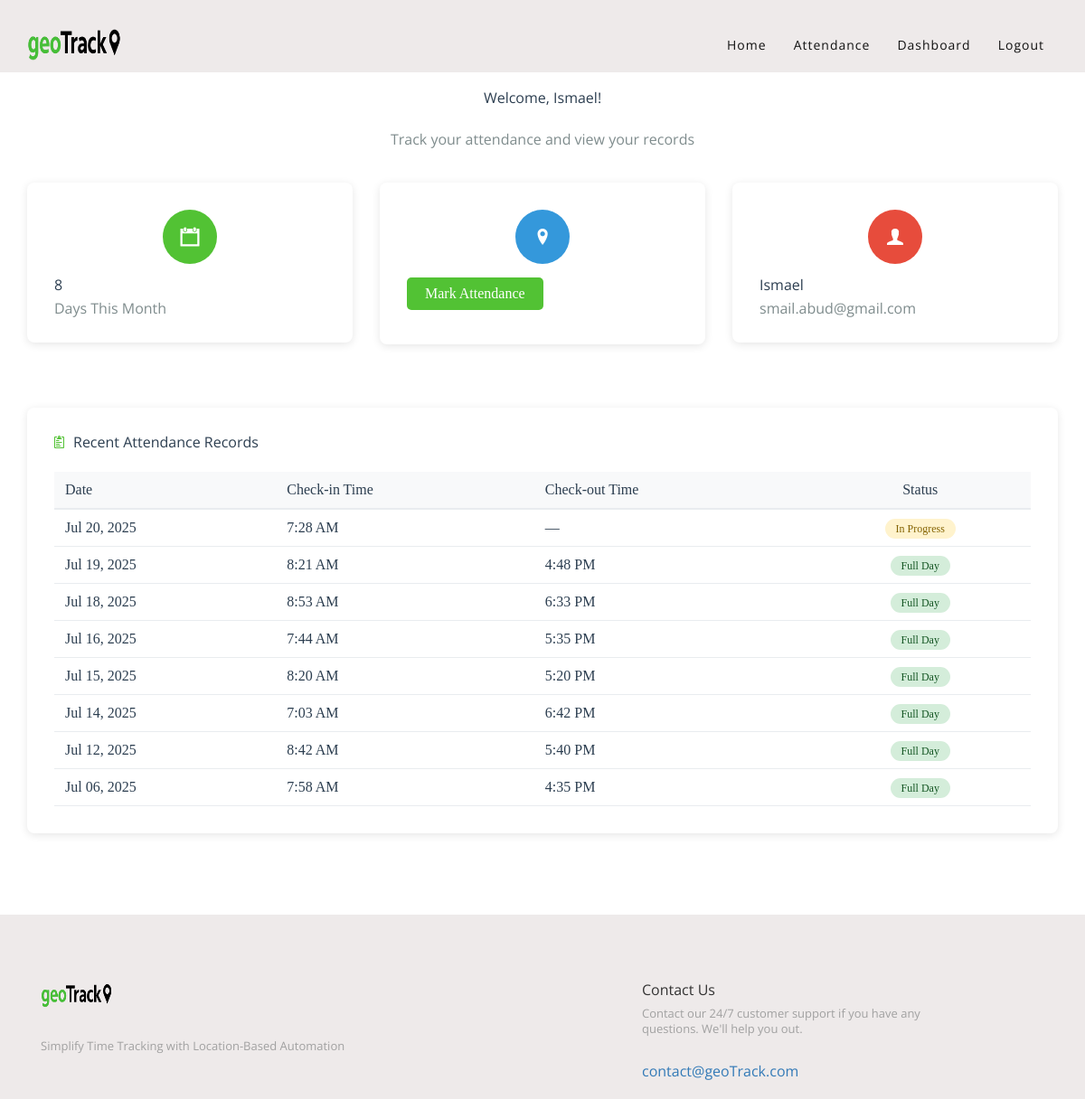
Page /dashboard/member/ (signed in) on the committed database.
### myapp/models.py (models this page shows, shortened)
class CustomUser(AbstractBaseUser, PermissionsMixin):
    CHOICES = (
        ("staff", "Staff"),
        ("member", "Member"),
    )
    DEPARTMENT_CHOICES = (
        ('communication', 'Communication'),
        ('creatives', 'Creatives'),
        ('tech_department', 'Tech Department'),
        ('community_experience', 'Community Experience'),
        ('youth_engagement', 'Youth Engagement'),
        ('heritage', 'Heritage'),
        ('admin', 'Admin'),
        ('finance', 'Finance'),
        ('entrepreneurship', 'Entrepreneurship'),
    )
    email = models.EmailField(max_length=255, unique=True, verbose_name=_("Email Address"))
    first_name = models.CharField(max_length=100, verbose_name=_("First Name"))
    last_name = models.CharField(max_length=100, verbose_name=_("Last Name"))
    is_staff = models.BooleanField(default=False)
    is_superuser = models.BooleanField(default=False)
    is_verified = models.BooleanField(default=False)
    is_active = models.BooleanField(default=True)
    date_joined = models.DateTimeField(auto_now_add=True)
    last_login = models.DateTimeField(auto_now=True)
    user_type = models.CharField(max_length=15 ,choices=CHOICES, default='member', db_index=True)
    department = models.CharField(max_length=25, choices=DEPARTMENT_CHOICES, null=True)
    USERNAME_FIELD = "email"
    REQUIRED_FIELDS = ["first_name", "last_name"]
    objects = UserManager()

class Attendance(models.Model):
    user = models.ForeignKey(CustomUser, on_delete=models.CASCADE)
    date = models.DateField()
    checkin_time = models.DateTimeField(null=True, blank=True)  # Store clock-in time
    checkout_time = models.DateTimeField(null=True, blank=True)  # Store clock-out time
    checkin_latitude = models.FloatField(null=True, blank=True)  # Latitude for clock-in location
    checkin_longitude = models.FloatField(null=True, blank=True)  # Longitude for clock-in location
    checkout_latitude = models.FloatField(null=True, blank=True)  # Latitude for clock-out location
    checkout_longitude = models.FloatField(null=True, blank=True)  # Longitude for clock-out location
    checkin_address = models.TextField(null=True, blank=True)
    checkout_address = models.TextField(null=True, blank=True)
    class Meta:
        unique_together = ("user", "date")
        ordering = ["-date"]

### myapp/views.py (the view)
# urls.py: path('dashboard/member/', MemberDashboardView.as_view(), name='member_dashboard'),
class MemberDashboardView(LoginRequiredMixin, TemplateView):
    template_name = "myapp/member_dashboard.html"
    def get_context_data(self, **kwargs):
        ctx = super().get_context_data(**kwargs)
        user = self.request.user
        ctx["attendance_records"] = Attendance.objects.filter(user=user).order_by("-date")
        today = timezone.localdate()
        first_of_month = today.replace(day=1)
        ctx["current_month_count"] = Attendance.objects.filter(
            user=user,
            date__gte=first_of_month,
            date__lte=today
        ).count()
        return ctx

### templates/myapp/member_dashboard.html (shortened to what this page needs)
{% extends './base.html' %}
{% load static %}
{% block content %}
<div class="container" style="margin-top: 100px; min-height: 500px;">
    <div class="row">
        <div class="col-md-12">
            <div class="text-center">
                <h2 style="color: #2c3e50; margin-bottom: 30px;">Welcome, {{ user.first_name|default:user.first_name}}!</h2>
                <p style="color: #7f8c8d; font-size: 16px;">Track your attendance and view your records</p>
            </div>
        </div>
    </div>
    <div class="row" style="margin-top: 40px;">
        <div class="col-md-4">
            <div style="background: white; padding: 30px; border-radius: 8px; box-shadow: 0 2px 10px rgba(0,0,0,0.1); text-center; margin-bottom: 20px;">
                <div style="background: #52c234; color: white; width: 60px; height: 60px; border-radius: 50%; display: flex; align-items: center; justify-content: center; margin: 0 auto 15px; font-size: 24px;">
                    <i class="ion-calendar"></i>
                </div>
                <h3 style="color: #2c3e50; margin-bottom: 10px;">{{ current_month_count }}</h3>
                <p style="color: #7f8c8d;">Days This Month</p>
            </div>
        </div>
        <div class="col-md-4">
            <div style="background: white; padding: 30px; border-radius: 8px; box-shadow: 0 2px 10px rgba(0,0,0,0.1); text-center; margin-bottom: 20px;">
                <div style="background: #3498db; color: white; width: 60px; height: 60px; border-radius: 50%; display: flex; align-items: center; justify-content: center; margin: 0 auto 15px; font-size: 24px;">
                    <i class="ion-location"></i>
                </div>
                <a href="{% url 'myapp:attendance' %}" style="background: #52c234; color: white; padding: 10px 20px; border-radius: 5px; text-decoration: none; display: inline-block; margin-bottom: 8px;">
                    Mark Attendance
                </a>
            </div>
        </div>
        <div class="col-md-4">
            <div style="background: white; padding: 30px; border-radius: 8px; box-shadow: 0 2px 10px rgba(0,0,0,0.1); text-center; margin-bottom: 20px;">
                <div style="background: #e74c3c; color: white; width: 60px; height: 60px; border-radius: 50%; display: flex; align-items: center; justify-content: center; margin: 0 auto 15px; font-size: 24px;">
                    <i class="ion-person"></i>
                </div>
                <h4 style="color: #2c3e50; margin-bottom: 10px;">{{ user.first_name }} </h4>
                <p style="color: #7f8c8d;">{{ user.email }}</p>
            </div>
        </div>
    </div>
    <div class="row" style="margin-top: 50px; margin-bottom: 90px;">
        <div class="col-md-12">
            <div style="background: white; padding: 30px; border-radius: 8px; box-shadow: 0 2px 10px rgba(0,0,0,0.1);">
                <h3 style="color: #2c3e50; margin-bottom: 25px; display: flex; align-items: center;">
                    <i class="ion-clipboard" style="margin-right: 10px; color: #52c234;"></i>
                    Recent Attendance Records
                </h3>
                {% if attendance_records %}
                    <div style="overflow-x: auto;">
                        <table style="width: 100%; border-collapse: collapse;">
                            <thead>
                                <tr style="background: #f8f9fa;">
                                    <th style="padding: 12px; text-align: left; color: #2c3e50; border-bottom: 2px solid #e9ecef;">Date</th>
                                    <th style="padding: 12px; text-align: left; color: #2c3e50; border-bottom: 2px solid #e9ecef;">Check-in Time</th>
                                    <th style="padding: 12px; text-align: left; color: #2c3e50; border-bottom: 2px solid #e9ecef;">Check-out Time</th>
                                    <th style="padding: 12px; text-align: center; color: #2c3e50; border-bottom: 2px solid #e9ecef;">Status</th>
                                </tr>
                            </thead>
                            <tbody>
                                {% for record in attendance_records|slice:":10" %}
                                <tr style="border-bottom: 1px solid #e9ecef;">
                                    <td style="padding: 12px; color: #2c3e50;">{{ record.date|date:"M d, Y" }}</td>
                                    <td style="padding: 12px; color: #2c3e50;">
                                        {% if record.checkin_time %}
                                            {{ record.checkin_time|time:"g:i A" }}
                                        {% else %}
                                            —
                                        {% endif %}
                                    </td>
                                    <td style="padding: 12px; color: #2c3e50;">
                                        {% if record.checkout_time %}
                                            {{ record.checkout_time|time:"g:i A" }}
                                        {% else %}
                                            —
                                        {% endif %}
                                    </td>
                                    <td style="padding: 12px; text-align: center;">
                                        {% if not record.checkin_time %}
                                            <span style="background: #f8d7da; color: #721c24; padding: 4px 12px; border-radius: 15px; font-size: 12px; font-weight: 500;">
                                                No Show
                                            </span>
                                        {% elif record.checkin_time and not record.checkout_time %}
                                            <span style="background: #fff3cd; color: #856404; padding: 4px 12px; border-radius: 15px; font-size: 12px; font-weight: 500;">
                                                In Progress
                                            </span>
                                        {% elif record.checkin_time and record.checkout_time %}
                                            <span style="background: #d4edda; color: #155724; padding: 4px 12px; border-radius: 15px; font-size: 12px; font-weight: 500;">
                                                Full Day
                                            </span>
                                        {% endif %}
                                    </td>
                                </tr>
                                {% endfor %}
                            </tbody>
                        </table>
                    </div>
                {% endif %}
            </div>
        </div>
    </div>
</div>
{% endblock %}

### templates/myapp/base.html (shortened to what this page needs)
{% load static %}
<!DOCTYPE html>
<html lang="en">
<head>
    <link href="{% static 'myapp/assets/css/bootstrap.min.css' %}" rel="stylesheet" type="text/css" media="all" />
    <link rel="stylesheet" href="{% static 'myapp/assets/css/animate.css' %}">
    <link rel="stylesheet" href="{% static 'myapp/assets/css/owl.carousel.css' %}">
    <link rel="stylesheet" href="{% static 'myapp/assets/css/owl.theme.css' %}">
    <link rel="stylesheet" href="{% static 'myapp/assets/css/ionicons.min.css' %}">
    <link href="{% static 'myapp/assets/css/style.css' %}" rel="stylesheet" type="text/css" media="all" />
</head>
<body>
    <div class="wrapper">
        <div class="container" >
            <nav class="navbar navbar-default navbar-fixed-top" style="background-color:rgb(238, 234, 234); ">
                <div class="container" >
                    <div class="navbar-header page-scroll" >
                        <a class="navbar-brand page-scroll" href="{% url 'myapp:home' %}" ><img src="{% static 'myapp/assets/images/geo.png' %}" width="105" height="40" alt="geoTrack" /></a>
                    </div>
                    <div class="collapse navbar-collapse navbar-right" id="bs-example-navbar-collapse-1">
                        <ul class="nav navbar-nav">
                            {% if user.is_authenticated %}
                                {% if user.user_type == "staff" %}
                                        <li><a class="page-scroll" href="{% url 'myapp:home' %}">Home</a></li>
                                        <li><a class="page-scroll" href="{% url 'myapp:staff_dashboard' %}">Dashboard</a></li>
                                {% elif user.user_type == "member" %}
                                        <li><a class="page-scroll" href="{% url 'myapp:home' %}">Home</a></li>
                                        <li><a class="page-scroll" href="{% url 'myapp:attendance' %}">Attendance</a></li>
                                        <li><a class="page-scroll" href="{% url 'myapp:member_dashboard' %}">Dashboard</a></li>
                                {% endif %}
                                <li><a class="page-scroll" href="{% url "myapp:logout" %}">Logout</a></li>
                            {% else %}
                                <li><a class="page-scroll" href="{% url 'myapp:home' %}">Home</a></li>
                                <li><a class="page-scroll" href="{% url 'myapp:register' %}">Sign Up</a></li>
                            {% endif %}
                        </ul>
                    </div>
                </div>
            </nav>
        </div>
        <div class="main app form" id="main">
            {% block content%}
            {% endblock %}
            <div class="footer" style="background-color:rgb(238, 234, 234)">
                <div class="container">
                    <div class="col-md-7"> <img src="{% static 'myapp/assets/images/geo.png' %}" width="80" height="30" alt="Image" />
                        <p> Simplify Time Tracking with Location-Based Automation </p>
                    </div>
                    <div class="col-md-5">
                        <h1>Contact Us</h1>
                        <p> Contact our 24/7 customer support if you have any <br class="hidden-xs"> questions. We'll help you out. </p>
                        <a href="mailto:support@gmail.com">contact@geoTrack.com</a>
                    </div>
                </div>
            </div>
        </div>
    </div>
</body>
</html>

### static/myapp/assets/css/style.css (style rules this page uses)
html, body, div, span, applet, object, iframe, h1, h2, h3, h4, h5, h6, p, blockquote, pre, a, abbr, acronym, address, big, cite, code, del, dfn, em, img, ins, kbd, q, s, samp, small, strike, strong, sub, sup, tt, var, b, u, i, center, dl, dt, dd, ol, ul, li, fieldset, form, label, legend, table, caption, tbody, tfoot, thead, tr, th, td, article, aside, canvas, details, embed, figure, figcaption, footer, header, hgroup, menu, nav, output, ruby, section, summary, time, mark, audio, video { margin: 0; padding: 0; border: 0; font-size: 100%; font: inherit; vertical-align: baseline; }
article, aside, details, figcaption, figure, footer, header, hgroup, menu, nav, section { display: block; }
body { line-height: 1; }
ol, ul { list-style: none; }
table { border-collapse: collapse; border-spacing: 0; }
h1 { font-size: 16px; }
html * { -webkit-font-smoothing: antialiased; -moz-osx-font-smoothing: grayscale; }
*, *:after, *:before { -webkit-box-sizing: border-box; -moz-box-sizing: border-box; box-sizing: border-box; }
h1, h2, h3, h4, h5, h6 { font-family: Open Sans; }
p { font-family: Open Sans; }
.navbar { font-size: 14px; font-family: Open Sans; font-weight: 400; text-transform: capitalize; padding-top: 25px; letter-spacing: 1px; height: 80px; -webkit-transition: all 0.6s; -moz-transition: all 0.6s; -o-transition: all 0.6s; transition: all 0.6s; -webkit-backface-visibility: hidden; }
.navbar-default { transition: all 0.6s ease; border-color: transparent; background-color: transparent; }
.navbar-default .navbar-brand { padding-top: 5px; color: #111111; -webkit-transition: 200ms; -moz-transition: 200ms; -o-transition: 200ms; transition: 200ms; }
.navbar-default .navbar-nav > li > a { color: #111111; -webkit-transition: all 0.5s; -moz-transition: all 0.5; transition: all 0.5s; }
.navbar-default .navbar-collapse { border-color: transparent; background-color: transparent; }
#main { height: 100%; }
.form img { margin: 0 auto; }
.app img { margin: 0 auto; }
.footer { font-family:"Open Sans"; background-color: #F3F3F3; width: 100%; height: 100%; overflow: hidden; padding-top: 75px; padding-bottom: 20px; }
.footer img { margin-bottom: 20px; }
.footer p { font-size: 13px; font-weight: 400; color: #A1A1A1; line-height: 1.3; margin: 10px 0 30px 0; }

### rows in the picture
CustomUser: first_name "Ismael", email "smail.abud@gmail.com"
Attendance: date "Jul 20, 2025", checkin_time "7:28 AM", shows "In Progress"
Attendance: date "Jul 19, 2025", checkin_time "8:21 AM", checkout_time "4:48 PM", shows "Full Day"
Attendance: date "Jul 18, 2025", checkin_time "8:53 AM", checkout_time "6:33 PM", shows "Full Day"
Attendance: date "Jul 16, 2025", checkin_time "7:44 AM", checkout_time "5:35 PM", shows "Full Day"
Attendance: date "Jul 15, 2025", checkin_time "8:20 AM", checkout_time "5:20 PM", shows "Full Day"
Attendance: date "Jul 14, 2025", checkin_time "7:03 AM", checkout_time "6:42 PM", shows "Full Day"
Attendance: date "Jul 12, 2025", checkin_time "8:42 AM", checkout_time "5:40 PM", shows "Full Day"
Attendance: date "Jul 06, 2025", checkin_time "7:58 AM", checkout_time "4:35 PM", shows "Full Day"

### other values in the picture
{{ current_month_count }} "8"
